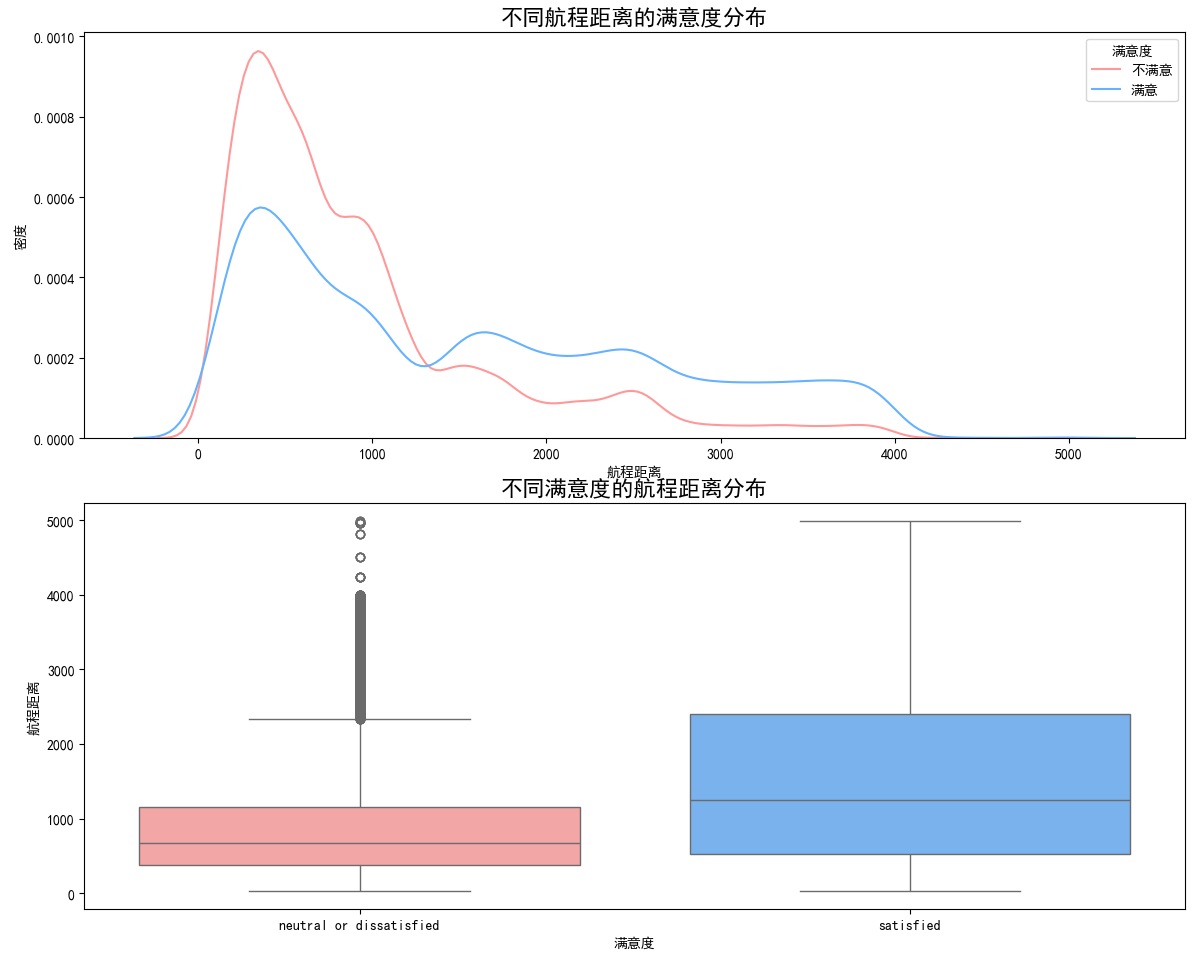

Source code (Python):
import pandas as pd
import numpy as np
import matplotlib.pyplot as plt
import seaborn as sns
plt.rcParams['font.sans-serif'] = ['SimHei']
plt.rcParams['axes.unicode_minus'] = False
train_df = pd.read_csv("./train.csv")
train_df = train_df.drop(['Unnamed: 0', 'id'], axis=1)

fig, (ax1, ax2) = plt.subplots(2, 1, figsize=(12, 12))
sns.kdeplot(data=train_df[train_df['satisfaction'] == 'neutral or dissatisfied'],
            x='Flight Distance',
            label='不满意',
            ax=ax1,
            color='#FF9999')
sns.kdeplot(data=train_df[train_df['satisfaction'] == 'satisfied'],
            x='Flight Distance',
            label='满意',
            ax=ax1,
            color='#66B2FF')
ax1.set_title('不同航程距离的满意度分布', fontsize=16)
ax1.set_xlabel('航程距离')
ax1.set_ylabel('密度')
ax1.legend(title='满意度')
sns.boxplot(data=train_df, x='satisfaction', y='Flight Distance',
           ax=ax2,
           palette=['#FF9999', '#66B2FF'])
ax2.set_title('不同满意度的航程距离分布', fontsize=16)
ax2.set_xlabel('满意度')
ax2.set_ylabel('航程距离')
plt.tight_layout()
plt.show()

print("\n航程距离统计信息：")
print("\n按满意度分组的航程距离描述性统计：")
print(train_df.groupby('satisfaction')['Flight Distance'].describe().round(2))
distance_bins = [0, 500, 1000, 2000, 4000, float('inf')]
distance_labels = ['0-500', '501-1000', '1001-2000', '2001-4000', '4000+']
train_df['Distance_Group'] = pd.cut(train_df['Flight Distance'], 
                                  bins=distance_bins, 
                                  labels=distance_labels)

distance_satisfaction = pd.crosstab(train_df['Distance_Group'], train_df['satisfaction'])
distance_ratio = (distance_satisfaction['satisfied'] / distance_satisfaction.sum(axis=1) * 100).round(2)
print("\n不同距离段的满意度比例：")
for distance, ratio in distance_ratio.items():
    print(f"{distance}公里: {ratio}%满意")
